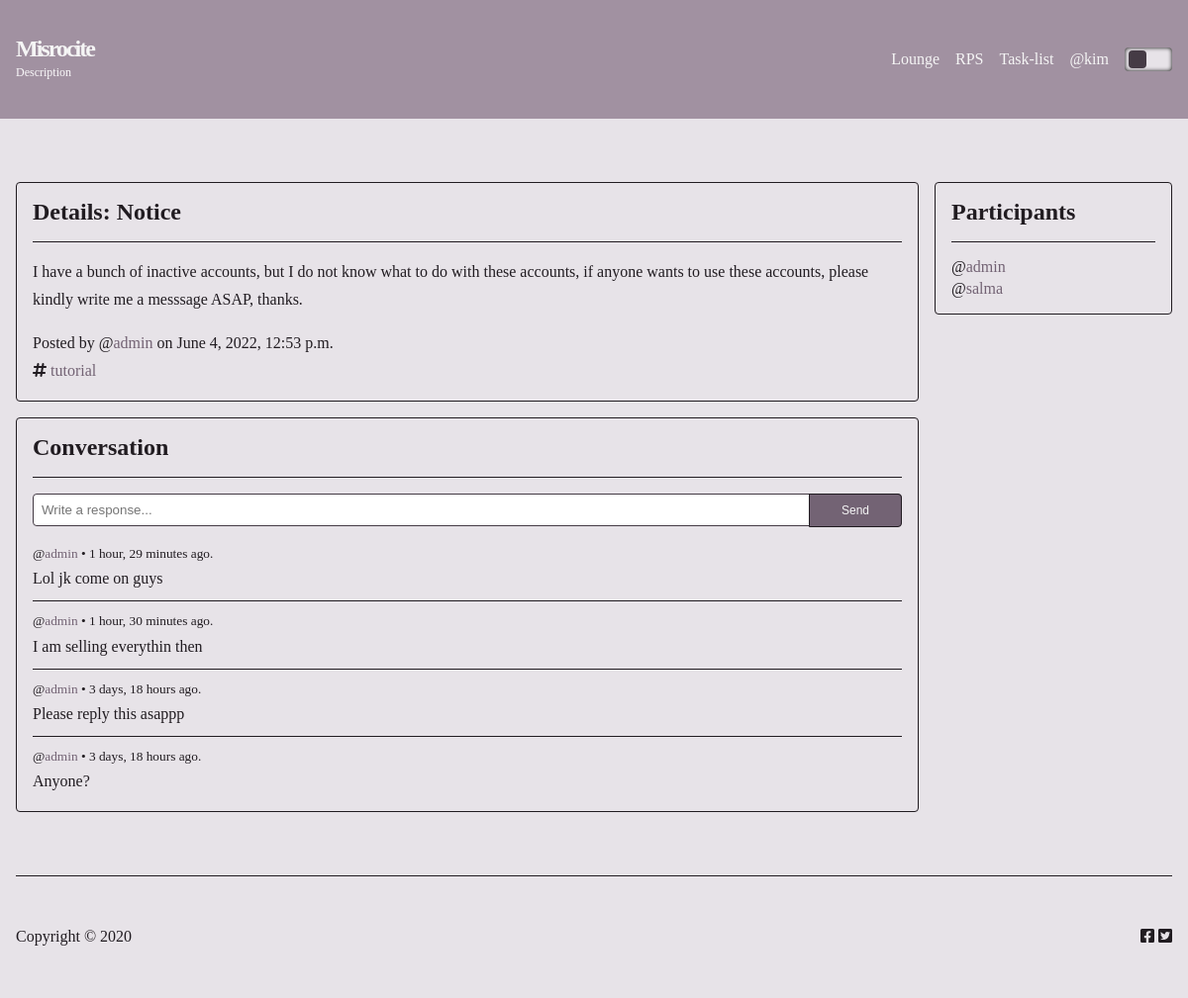
Page /lounge/2/ (signed in) on the committed database.
### base/models.py (models this page shows, shortened)
class Lounge(models.Model):
	host = models.ForeignKey(User, on_delete=models.SET_NULL, null=True)
	topic = models.ForeignKey(Topic, on_delete=models.SET_NULL, null=True)
	name = models.CharField(max_length=100)
	description = models.TextField(null=True, blank=True)
	participants = models.ManyToManyField(User, related_name='participants', blank=True)
	updated = models.DateTimeField(auto_now=True)
	created = models.DateTimeField(auto_now_add=True)
	class Meta(object):
		ordering = [
			'-updated',
			'-created',
		]

class Topic(models.Model):
	name = models.CharField(max_length=100)

class Message(models.Model):
	user = models.ForeignKey(User, on_delete=models.CASCADE)
	lounge = models.ForeignKey(Lounge, on_delete=models.CASCADE)
	body = models.TextField()
	updated = models.DateTimeField(auto_now=True)
	created = models.DateTimeField(auto_now_add=True)
	class Meta(object):
		ordering = [
			'-updated',
			'-created',
		]

### base/views.py (the view, shortened to what this page needs)
# urls.py: path('lounge/<id>/', lounge_details, name='lounge_details'),
def lounge_details(request, id):
	each = Lounge.objects.get(id=id)
	msgs = each.message_set.all().order_by('-created')
	parties = each.participants.all()
	topics = Topic.objects.all()
	param = {
		'lounge': each,
		'msgs': msgs,
		'parties': parties,
		'topics': topics,
	}
	return render(request, 'base/lounge-details.html', param)

### templates/base/lounge-details.html (shortened to what this page needs)
{% extends 'base.html' %}
{% block content %}
<section id="details">
    <div class="container">
        <div class="row">
            <div class="left">
                <div class="wrap">
                    <h2 class="text-title">Details: {{ lounge.name }}</h2>
                    <p class="description">{{lounge.description}}</p>
                    <p>Posted by @<a href="{% url 'profile' lounge.host.id %}" class="link">{{lounge.host.username}}</a> on {{lounge.created}}</p>
                    <div class="text-lower among-spaces">
                        <p class="text-tags">
                            <span class="fas fa-hashtag"></span>&nbsp;<a href="{% url 'lounge' %}?query={{ lounge.topic.name }}" class="link">{{lounge.topic.name}}</a>
                        </p>
                    </div>
                </div>
                <div class="forum wrap">
                    <h2 class="text-title">Conversation</h2>
                    {% if request.user.is_authenticated %}
                    <div class="comets">
                        <form action="{% url 'lounge_details' lounge.id %}" method="POST" class="among-spaces">
                            <input type="text" class="form-control" placeholder="Write a response..." name="comets" autocomplete="off" required="exactly" />
                            <button type="submit" class="btn btn-send" role="button">Send</button>
                        </form>
                    </div>
                    {% else %}
                    <div class="comets">
                    	<p><a href="{% url 'auth' %}" class="link underlined">Login/Register</a> to use this feature.</p>
                    </div>
                    {% endif %}
                    {% if msgs %}
                    {% for msg in msgs %}
                    <div class="forum-body">
                        <small class="among-spaces">
                            <p>@<a href="{% url 'profile' msg.user.id %}" class="link">{{ msg.user }}</a> • {{ msg.created|timesince }} ago.</p>
                        </small>
                        <p>{{msg.body}}</p>
                    </div>
                    {% endfor %}
                    {% else %}
                    <p>No conversation yet available.</p>
                    {% endif %}
                </div>
            </div>
            <div class="right">
                <div class="party wrap">
                    <h2 class="text-title">Participants</h2>
                    <ul class="list-group">
                        {% if parties %}
                        {% for party in parties %}
                        <li class="list-group-item">@<a href="{% url 'profile' party.id %}" class="link">{{ party }}</a></li>
                        {% endfor %}
                        {% else %}
                        <p>No participant just yet.</p>
                        {% endif %}
                    </ul>
                </div>
            </div>
        </div>
    </div>
</section>
{% endblock content %}

### templates/navbar.html (shortened to what this page needs)
<nav class="navbar">
	<div class="container">
		<div class="row">
			<div class="logo">
	            <div class="logo-group">
	            	<a href="/">
						<h2>Misrocite</h2>
	            	</a>
					<p class="smol">Description</p>
	            </div>
			</div>
			<div class="menu">
				<ul>
					<li><a href="{% url 'lounge' %}">Lounge</a></li>
					<li><a href="{% url 'rps' %}">RPS</a></li>
					<li><a href="{% url 'task' %}">Task-list</a></li>
					{% if request.user.is_authenticated %}
					<li class="dropdown">
						<a href="#">@{{ user.username }}</a>
					</li>
					{% else %}
					<li><a href="{% url 'auth' %}" class="login">Login</a></li>
					{% endif %}
				</ul>
				<div class="bar">
					<div class="circle"></div>
				</div>
			</div>
		</div>
	</div>
</nav>

### assets/css/style.css (style rules this page uses)
:root { --link-color: hsla(298deg, 8%, 42%, 1); --text-color: hsla(298deg, 8%, 12%, 1); --mute-color: hsla(298deg, 8%, 98%, 1); --background-color: hsla(298deg, 8%, 90%, 1); --primary-light-color: hsla(298deg, 8%, 60%, 1); --primary-normal-color: hsla(298deg, 8%, 42%, 1); --primary-dark-color: hsla(298deg, 8%, 25%, 1); --border-color: hsla(298deg, 8%, 83%, 1); --border-nox-color: hsla(298deg, 8%, 12%, 1); --tag-color: hsla(298deg, 8%, 82%, 1); --black: hsla(0deg, 0%, 0%, 1); --white: hsla(0deg, 0%, 96%, 1); --red: hsla(0deg, 20%, 42%, 1); --green: hsla(120deg, 20%, 42%, 1); --blue: hsla(210deg, 20%, 42%, 1); --yellow: hsla(72deg, 20%, 42%, 1); --header-size: 1.5rem; --normal-size: .em; --smol-size: .75em; }
*, *::before, *::after { margin: 0; padding: 0; box-sizing: border-box; }
p { font-size: var(--normal-size); line-height: 1.75; }
body { font-family: 'Ubuntu'; background-color: var(--background-color); color: var(--text-color); }
.row { display: flex; grid-gap: 1rem; }
.smol { font-size: var(--smol-size); color: var(--mute-color); }
a.link { color: var(--link-color); animation: blink 4200ms infinite; transition: all 300ms ease-in-out; text-decoration: none; }
.bar { width: 48px; height: 24px; background-color: var(--background-color); border-radius: .25rem; display: flex; align-items: center; position: relative; cursor: pointer; box-shadow: inset 0 0 .25rem var(--black); }
.circle { cursor: pointer; position: absolute; left: 4px; width: 18px; height: 18px; border-radius: .25rem; background-color: var(--primary-dark-color); transition: all 300ms ease-in-out; }
.navbar { position: relative; z-index: 19; }
.navbar .container { background-color: var(--primary-light-color); }
.navbar, .navbar a, .menu-mobile a { color: var(--white); }
.navbar a, .menu-mobile a { text-decoration: none; transition: all 300ms ease-in-out; }
.navbar .container .row { padding: .625rem 1rem; margin: auto; max-width: 1280px; width: 100%; height: 120px; justify-content: space-between; align-items: center; }
.jumbotron h1, .navbar .logo-group h2 { letter-spacing: -2px; }
.navbar .logo { display: flex; align-items: center; justify-content: center; grid-gap: 1rem; }
.navbar .menu { display: flex; grid-gap: 1rem; align-items: center; }
.navbar .menu ul { display: flex; grid-gap: 1rem; }
.navbar .menu ul li { list-style-type: none; }
.navbar .menu ul li.dropdown { position: relative; }
section { margin: auto; max-width: 1280px; width: 100%; padding: 4rem 1rem; }
.among-spaces { display: flex; justify-content: space-between; align-items: center; position: relative; }
.text-title { position: relative; border-bottom: 1px solid var(--border-nox-color); padding-bottom: 1rem; }
#details .left { flex: 1 0 360px; }
#details .description { margin-bottom: 1rem; }
#details .comets { margin: 1rem 0; }
#details .text-title { margin-bottom: 1rem; }
#details .right { flex: 0 0 240px; }
#details .wrap { padding: 1rem; border: 1px solid var(--border-nox-color); border-radius: .25rem; }
#details .forum { margin-top: 1rem; }
#details .form-control { border: 1px solid var(--primary-dark-color); border-radius: .25rem; padding: .5rem; width: 100%; }
#details .party ul li { list-style-type: none; }
#details .party ul { display: flex; flex-direction: column; grid-gap: .25rem; }
#details .forum-body + .forum-body { padding-top: .5rem; margin-top: .5rem; border-top: 1px solid var(--border-nox-color); }
.btn-send { border: 1px solid var(--border-nox-color); border-radius: 0 .25rem .25rem 0; height: 34px; padding: 0 2rem; background-color: var(--primary-normal-color); transition: all 300ms ease-in-out; color: var(--white); cursor: pointer; text-decoration: none; font-size: var(--smol-size); position: absolute; right: 0; }

### rows in the picture
Lounge: name "Notice", description "I have a bunch of inactive accounts, but I do not know what to do with these accounts, if anyone wants to use these accounts, please kindly write me a messsage ASAP, thanks.", host.username "admin", created "June 4, 2022, 12:53 p.m.", topic.name "tutorial"
Message: user "admin", created "1 hour, 29 minutes", body "Lol jk come on guys"
Message: user "admin", created "1 hour, 30 minutes", body "I am selling everythin then"
Message: user "admin", created "3 days, 18 hours", body "Please reply this asappp"
Message: user "admin", created "3 days, 18 hours", body "Anyone?"

### other values in the picture
{{ user.username }} "kim"
{{ party }} "admin"
{{ party }} "salma"
